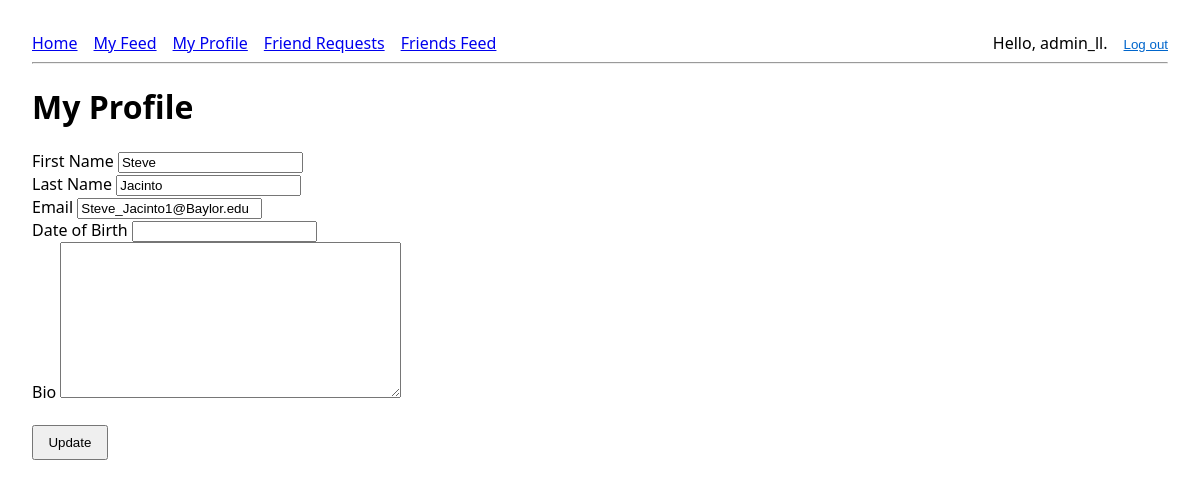
Page /my-profile/ (signed in) on the committed database.
### feed/models.py (models this page shows, shortened)
class Profile(models.Model):
    first_name = models.CharField(max_length=200, blank=True)
    last_name  = models.CharField(max_length=200, blank=True)
    email      = models.EmailField(max_length=300, blank=True)
    dob        = models.DateField(null=True, blank=True)
    bio        = models.TextField(blank=True)
    user    = models.OneToOneField(User, on_delete=models.CASCADE)
    friends = models.ManyToManyField(User, blank=True, related_name='friends')
    created = models.DateTimeField(auto_now_add=True)
    updated = models.DateTimeField(auto_now=True)

### feed/views.py (the view)
# urls.py: path("my-profile/", views.my_profile, name="my_profile"),
@login_required
def my_profile(request):
    profile, _ = Profile.objects.get_or_create(user=request.user)
    if request.method == "POST":
        form = ProfileForm(request.POST, instance=profile)
        if form.is_valid():
            form.save()
            return redirect("feed:home")
    else:
        form = ProfileForm(instance=profile)
    return render(request, "feed/my_profile.html", {"form": form})

### feed/forms.py
class ProfileForm(forms.ModelForm):
    class Meta:
        model = Profile
        fields = ['first_name', 'last_name', 'email', 'dob', 'bio']
        labels = {
            'first_name': 'First Name',
            'last_name': 'Last Name',
            'email': 'Email',
            'dob': 'Date of Birth',
            'bio': 'Bio',
        }

### feed/templates/feed/my_profile.html (shortened to what this page needs)
{% extends "feed/base.html" %}
{% load crispy_forms_tags %}
{% block content %}
  <h1>My Profile</h1>
  <form action="{% url 'feed:my_profile' %}" method="post" novalidate>
    {{ form|crispy }}
    <br>
    <button type="submit" class="btn btn-outline-primary">Update</button>
  </form>
{% endblock %}

### feed/templates/feed/base.html (shortened to what this page needs)
<!doctype html>
<html>
  <head>
  </head>
  <body>
    <nav>
      <a href="{% url 'feed:home' %}">Home</a>
      <a href="{% url 'feed:my_feed' %}">My Feed</a>
      <a href="{% url 'feed:my_profile' %}">My Profile</a>
      <a href="{% url 'feed:friend_requests' %}">Friend Requests</a>
      <a href="{% url 'feed:friends_feed' %}">Friends Feed</a>
      {% if user.is_authenticated %}
        <span>Hello, {{ user.username }}.</span>
        <form method="post" action="{% url 'logout' %}" style="display:inline;">
          <button type="submit" class="linklike">Log out</button>
        </form>
      {% else %}
        <a href="{% url 'login' %}">Log in</a>
        <a href="{% url 'feed:register' %}">Register</a>
      {% endif %}
    </nav>
    <hr />
    {% block content %}{% endblock %}
  </body>
</html>

### feed/templates/feed/base.html (style rules this page uses)
body { font-family: system-ui, Arial, sans-serif; margin: 2rem; }
nav { display: flex; align-items: center; gap: 1rem; }
button { padding: 0.5rem 0.9rem; }
button.linklike { background: none; border: none; padding: 0; color: #06c; text-decoration: underline; cursor: pointer; }

### rows in the picture
Profile: first_name "Steve", last_name "Jacinto", email "Steve_Jacinto1@Baylor.edu"

### other values in the picture
{{ user.username }} "admin_ll"
